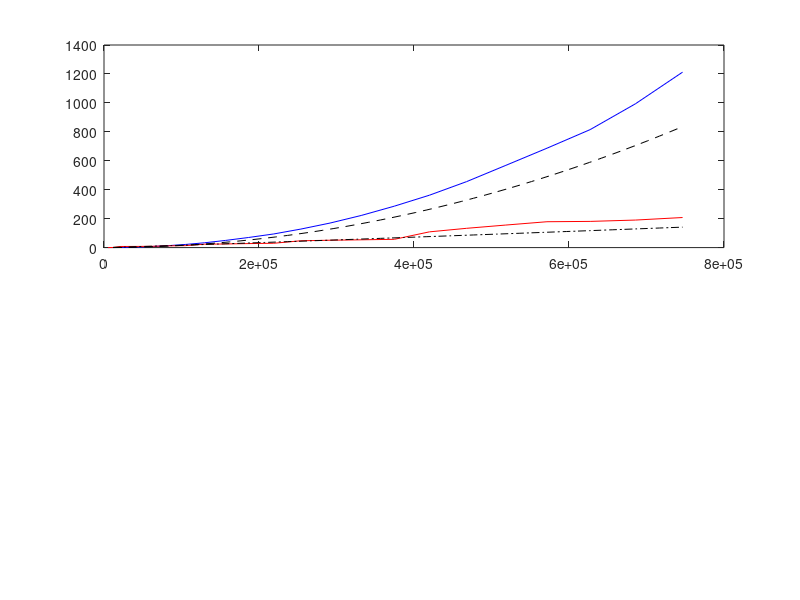

Here is the MATLAB script that generated this plot: (Note: this script raises an error after producing the figure.)
file = load('ComputeTimeGPU2');
storage = file.temp;



ax1 = subplot(2,1,1);
x = linspace(min(storage(1,4:end)),max(storage(1,:)),50);
plot(ax1,storage(1,3:end),storage(2,3:end),'b',storage(1,3:end),storage(3,3:end),'r',x,(1.5e-9)*x.^2,'k--',x,(1.4e-5)*x.*log(x),'k-.');

ax1.XScale = 'log';
ax1.YScale = 'log';

xlabel('Degrees of freedom') 
ylabel('Computational time [s]') 

xlim([min(storage(1,3:end))*0.9 max(storage(1,3:end))*1.1])

legend('Direct solver','KIFMM', 'N^2', 'NlogN','Location','northwest')

ax2 = subplot(2,1,2);
plot(storage(1,3:end),storage(4,3:end),'k')

ax2.XScale = 'log';
ax2.YScale = 'log';

xlabel('Degrees of freedom') 
ylabel('Relative Error between direct and KIFMM solution') 

xlim([min(storage(1,3:end))*0.9 max(storage(1,3:end))*1.1])